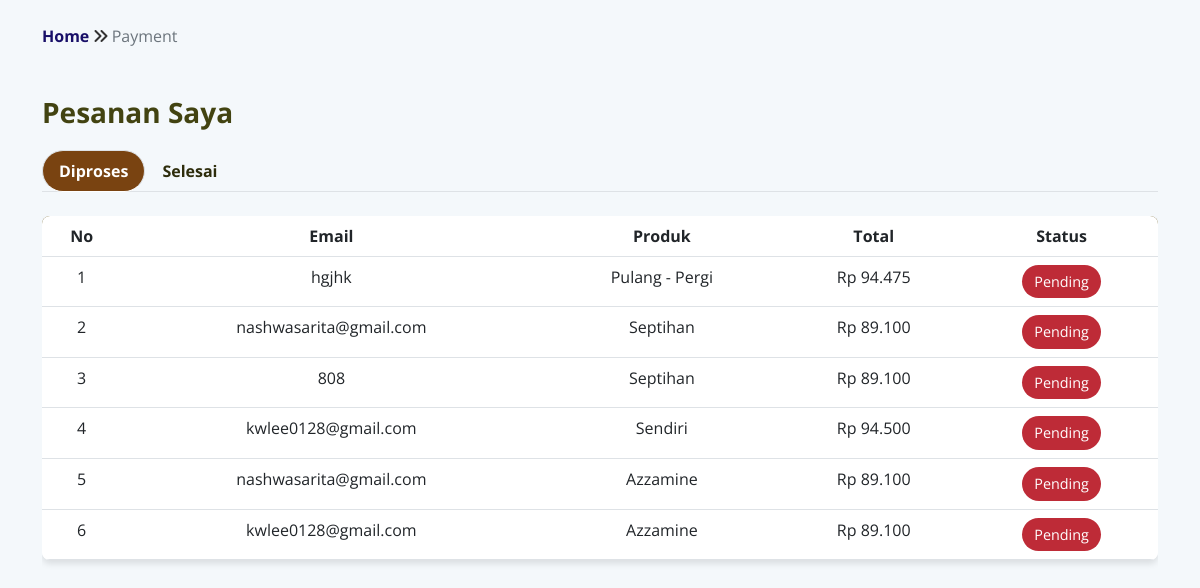
/index.php/home/pesanan, run on the app's committed database.
### tables this page shows
CREATE TABLE `orders` (
  `id_order` int(11) NOT NULL,
  `total` int(11) NOT NULL,
  `foto` varchar(225) NOT NULL,
  `payment` varchar(100) NOT NULL,
  `tanggal` date NOT NULL,
  `alamat` varchar(100) NOT NULL,
  `nama_penerima` varchar(150) NOT NULL,
  `no_telp` int(11) NOT NULL,
  `email` varchar(50) NOT NULL,
  `status` varchar(100) NOT NULL,
  `produk` varchar(250) NOT NULL
);

### application/controllers/home.php (called while the page is built, shortened)
<?php
class home extends CI_Controller {
    public function __construct(){
		$this->load->helper('form');
			$this->load->model('konten_model');
			$this->load->library('cart');
    }
	public function pesanan()
    {
        $this->db->from('orders');
        $orders = $this->db->get()->result_array();
        $data = array (
            'orders' => $orders,
        );
        $this->load->view('pesanan', $data);
    }
}

### index.php (called while the page is built, shortened)
<?php
require_once BASEPATH.'core/CodeIgniter.php';

### application/views/pesanan.php (the view, shortened to what this page needs)
<!DOCTYPE html>
<html lang="en">
<head>
    <link href="https://cdn.jsdelivr.net/npm/bootstrap@5.3.0/dist/css/bootstrap.min.css" rel="stylesheet">
    <link href="https://cdnjs.cloudflare.com/ajax/libs/font-awesome/6.0.0-beta3/css/all.min.css" rel="stylesheet">
</head>
<body>
    <br>
    <div class="ex-basic-1">
            <div class="container">
                <div class="row">
                    <div class="col-lg-12">
                        <div class="breadcrumbs">
                            <a href="<?= base_url('home')?>">Home</a>
                            <i class="fa fa-angle-double-right"></i>
                            <span>Payment</span>
                        </div>
                    </div>
                </div>
            </div>
        </div>
         <br>
    <div class="container mt-4 mb-5">
        <h3 class="text-start">Pesanan Saya</h3>
        <ul class="nav nav-tabs justify-content-start mb-4" id="orderTabs" role="tablist">
            <li class="nav-item">
                <button class="nav-link active" id="in-process-tab" data-bs-toggle="tab" data-bs-target="#in-process" type="button" role="tab">Diproses</button>
            </li>
            <li class="nav-item">
                <button class="nav-link" id="completed-tab" data-bs-toggle="tab" data-bs-target="#completed" type="button" role="tab">Selesai</button>
            </li>
        </ul>
        <div class="tab-content" id="orderTabsContent">
            <div class="tab-pane fade show active" id="in-process" role="tabpanel">
                <div class="table-responsive">
                    <table class="table table-hover text-center">
                        <thead>
                            <tr>
                                <th>No</th>
                                <th>Email</th>
                                <th>Produk</th>
                                <th>Total</th>
                                <th>Status</th>
                            </tr>
                        </thead>
                        <tbody>
                            <?php
                            $no = 1;
                            foreach ($orders as $aa) {
                                if ($aa['status'] == 'pending') { ?>
                                <tr>
                                    <td><?= $no++; ?></td>
                                    <td><?= $aa['email']; ?></td>
                                    <td><?= $aa['produk']; ?></td>
                                    <td>Rp <?= number_format($aa['total'], 0, ',', '.'); ?></td>
                                    <td><span class="btn btn-danger btn-status"><?= ucfirst($aa['status']); ?></span></td>
                                </tr>
                            <?php } } ?>
                        </tbody>
                    </table>
                </div>
            </div>
        </div>
    </div>
</body>
</html

### application/views/pesanan.php (style rules this page uses)
body { font-family: 'Open Sans', sans-serif; background-color: #f4f8fb; color: #333; }
.breadcrumbs a { color:rgb(24, 15, 104); text-decoration: none; font-weight: bold; }
.breadcrumbs span { color: #6c757d; }
h3 { color:rgb(66, 67, 17); font-weight: bold; margin-bottom: 20px; }
.nav-tabs .nav-link { color:rgb(46, 45, 12); font-weight: bold; border-radius: 50px; transition: all 0.3s; }
.nav-tabs .nav-link.active { background-color:rgb(121, 67, 17); color: white; }
.table { background-color: rgba(255, 255, 255, 0.7); border-radius: 8px; overflow: hidden; box-shadow: 0 4px 6px rgba(0, 0, 0, 0.1); }
thead { background-color:rgb(98, 79, 18); color: white; }
.btn-status { font-size: 0.9rem; padding: 6px 12px; border-radius: 20px; }
.btn-danger { background-color:rgb(190, 43, 55); border: none; }

### data on the page
orders: email "hgjhk", produk "Pulang - Pergi", total "94.475", status "Pending"
orders: email "nashwasarita@gmail.com", produk "Septihan", total "89.100", status "Pending"
orders: email "808", produk "Septihan", total "89.100", status "Pending"
orders: email "kwlee0128@gmail.com", produk "Sendiri", total "94.500", status "Pending"
orders: email "nashwasarita@gmail.com", produk "Azzamine", total "89.100", status "Pending"
orders: email "kwlee0128@gmail.com", produk "Azzamine", total "89.100", status "Pending"
